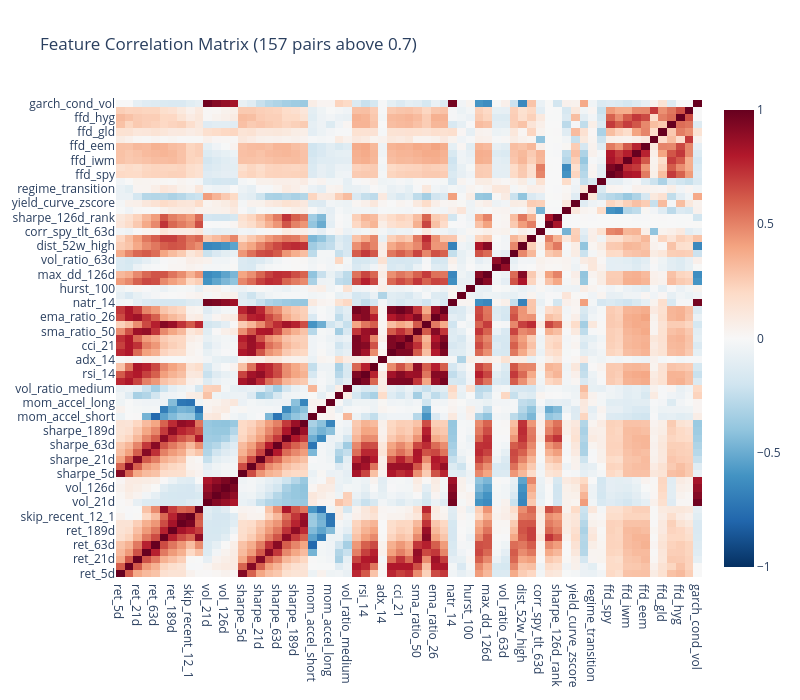

Write notebook code for a chart like this one.
### Code cell
fig = go.Figure(
    data=go.Heatmap(
        z=corr_matrix.values,
        x=corr_matrix.columns.tolist(),
        y=corr_matrix.columns.tolist(),
        colorscale="RdBu_r",
        zmid=0,
        zmin=-1,
        zmax=1,
    )
)
fig.update_layout(
    title=f"Feature Correlation Matrix ({len(high_corr_pairs)} pairs above 0.7)",
    template="plotly_white",
    height=700,
    width=800,
)
fig.show()

### Figure 1 — Plotly figure (JSON) as saved in the notebook; plotly's stock layout.template omitted (floating-point values rounded to 4 significant figures; data arrays with more than 128 entries replaced by an {"elided": "..."} marker saying what was removed)
{"data": [{"colorscale": [[0.0, "rgb(5,48,97)"], [0.1, "rgb(33,102,172)"], [0.2, "rgb(67,147,195)"], [0.3, "rgb(146,197,222)"], [0.4, "rgb(209,229,240)"], [0.5, "rgb(247,247,247)"], [0.6, "rgb(253,219,199)"], [0.7, "rgb(244,165,130)"], [0.8, "rgb(214,96,77)"], [0.9, "rgb(178,24,43)"], [1.0, "rgb(103,0,31)"]], "type": "heatmap", "x": ["ret_5d", "ret_10d", "ret_21d", "ret_42d", "ret_63d", "ret_126d", "ret_189d", "ret_252d", "skip_recent_12_1", "skip_recent_6_1", "vol_21d", "vol_63d", "vol_126d", "vol_252d", "sharpe_5d", "sharpe_10d", "sharpe_21d", "sharpe_42d", "sharpe_63d", "sharpe_126d", "sharpe_189d", "sharpe_252d", "mom_accel_short", "mom_accel_medium", "mom_accel_long", "vol_ratio_short", "vol_ratio_medium", "rsi_7", "rsi_14", "macd_line", "adx_14", "cci_14", "cci_21", "stoch_k", "sma_ratio_50", "sma_ratio_200", "ema_ratio_26", "bb_pctb_20", "natr_14", "chop_14", "hurst_100", "max_dd_63d", "max_dd_126d", "vol_ratio_21d", "vol_ratio_63d", "obv_zscore_63d", "dist_52w_high", "dist_52w_low", "corr_spy_tlt_63d", "ret_126d_rank", "sharpe_126d_rank", "yield_curve_slope", "yield_curve_zscore", "regime_prob_stress", "regime_transition", "regime_log_duration", "ffd_spy", "ffd_qqq", "ffd_iwm", "ffd_efa", "ffd_eem", "ffd_tlt", "ffd_gld", "ffd_vnq", "ffd_hyg", "ffd_lqd", "garch_cond_vol"], "y": ["ret_5d", "ret_10d", "ret_21d", "ret_42d", "ret_63d", "ret_126d", "ret_189d", "ret_252d", "skip_recent_12_1", "skip_recent_6_1", "vol_21d", "vol_63d", "vol_126d", "vol_252d", "sharpe_5d", "sharpe_10d", "sharpe_21d", "sharpe_42d", "sharpe_63d", "sharpe_126d", "sharpe_189d", "sharpe_252d", "mom_accel_short", "mom_accel_medium", "mom_accel_long", "vol_ratio_short", "vol_ratio_medium", "rsi_7", "rsi_14", "macd_line", "adx_14", "cci_14", "cci_21", "stoch_k", "sma_ratio_50", "sma_ratio_200", "ema_ratio_26", "bb_pctb_20", "natr_14", "chop_14", "hurst_100", "max_dd_63d", "max_dd_126d", "vol_ratio_21d", "vol_ratio_63d", "obv_zscore_63d", "dist_52w_high", "dist_52w_low", "corr_spy_tlt_63d", "ret_126d_rank", "sharpe_126d_rank", "yield_curve_slope", "yield_curve_zscore", "regime_prob_stress", "regime_transition", "regime_log_duration", "ffd_spy", "ffd_qqq", "ffd_iwm", "ffd_efa", "ffd_eem", "ffd_tlt", "ffd_gld", "ffd_vnq", "ffd_hyg", "ffd_lqd", "garch_cond_vol"], "z": {"elided": "67x67 float values"}, "zmax": 1, "zmid": 0, "zmin": -1}], "layout": {"height": 700, "title": {"text": "Feature Correlation Matrix (157 pairs above 0.7)"}, "width": 800}}
